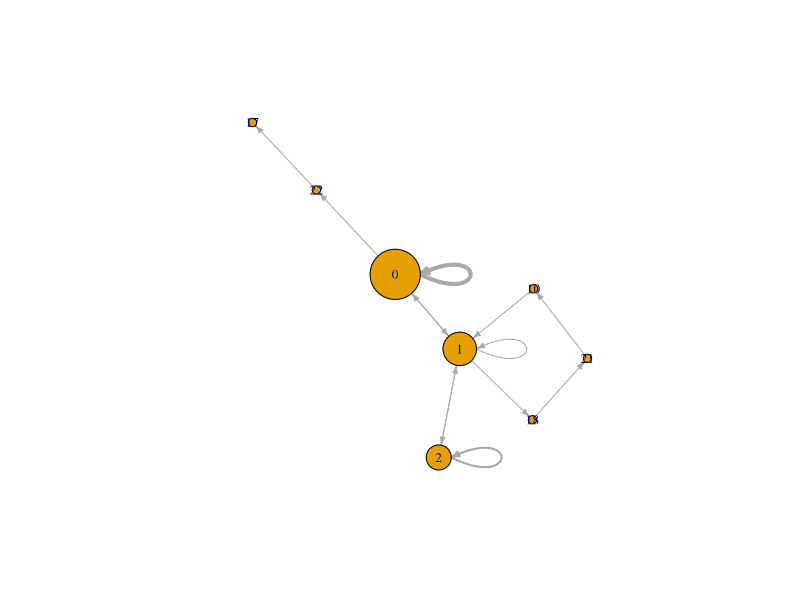

Here is the R script that generated this plot:
library(readr)
library(dplyr)
library(igraph)

# =====================================================
# CARGAR DATOS
# =====================================================

Secuencia <- read_delim(
  "Secuencia.csv",
  delim = ";",
  escape_double = FALSE,
  trim_ws = TRUE
)

# =====================================================
# FUNCION PARA RECONSTRUIR RED AOI->AOI
# =====================================================

build_aoi_network <- function(df){
  
  # Orden temporal
  df <- df[order(df$Secuencia), ]
  
  # AOIs visitados
  areas <- df$Area
  
  # Si solo hay una observación no se puede construir red
  if(length(areas) < 2){
    
    return(NULL)
    
  }
  
  # Transiciones consecutivas
  edges <- data.frame(
    from = head(areas,-1),
    to   = tail(areas,-1)
  )
  
  # Frecuencia de transición
  edges_weighted <- edges %>%
    count(from,to,name="weight")
  
  # Grafo dirigido
  g <- graph_from_data_frame(
    edges_weighted,
    directed = TRUE
  )
  
  # Peso de aristas
  E(g)$weight <- edges_weighted$weight
  
  # Frecuencia de visitas por AOI
  node_freq <- table(areas)
  
  V(g)$visits <- as.numeric(
    node_freq[
      match(
        V(g)$name,
        names(node_freq)
      )
    ]
  )
  
  # Devolver todo
  return(
    list(
      graph = g,
      edges = edges,
      edges_weighted = edges_weighted,
      node_freq = node_freq
    )
  )
}

# =====================================================
# CONSTRUIR TODAS LAS REDES
# =====================================================

NetworkList <- list()

subjects <- unique(Secuencia$Sujeto)

for(s in subjects){
  
  cat("Procesando sujeto:",s,"\n")
  
  data_s <- filter(
    Secuencia,
    Sujeto == s
  )
  
  ensayos <- unique(data_s$Ensayo)
  
  for(e in ensayos){
    
    data_se <- filter(
      data_s,
      Ensayo == e
    )
    
    net <- build_aoi_network(data_se)
    
    if(!is.null(net)){
      
      nombre <- paste0(
        "S",
        s,
        "_E",
        e
      )
      
      NetworkList[[nombre]] <- net
      
    }
  }
}

# =====================================================
# EJEMPLO
# =====================================================

net104 <- NetworkList[["S104_E1"]]

plot(
  net104$graph,
  vertex.size = V(net104$graph)$visits * 5,
  edge.width = E(net104$graph)$weight,
  vertex.label.cex = 0.8,
  edge.arrow.size = .4,
  layout = layout_with_fr(net104$graph)
)

length(NetworkList)

Secuencia |>
  dplyr::distinct(Sujeto, Ensayo) |>
  nrow()


Problemas <- data.frame()

subjects <- unique(Secuencia$Sujeto)

for(s in subjects){
  
  data_s <- filter(
    Secuencia,
    Sujeto == s
  )
  
  ensayos <- unique(data_s$Ensayo)
  
  for(e in ensayos){
    
    data_se <- filter(
      data_s,
      Ensayo == e
    )
    
    if(nrow(data_se) < 2){
      
      Problemas <- rbind(
        Problemas,
        data.frame(
          Sujeto = s,
          Ensayo = e,
          N = nrow(data_se)
        )
      )
      
    }
    
  }
  
}

Problemas
table(Problemas$Sujeto)

table(
  sapply(
    NetworkList,
    function(x) gorder(x$graph)
  )
)



summary(
  sapply(
    NetworkList,
    function(x)
      gorder(x$graph)
  )
)


summary(
  sapply(
    NetworkList,
    function(x)
      gsize(x$graph)
  )
)
# ¿Qué AOIs aparecen más frecuentemente?


AOI_frequency <- table(
  unlist(
    lapply(
      NetworkList,
      function(x) V(x$graph)$name
    )
  )
)

sort(
  AOI_frequency,
  decreasing=TRUE
)
